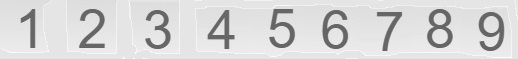
#> input picture pictures/reference.jpg, 518 x 59 px, given in place of reference_smartgames.jpg, which was not available
$ python -i sudoku_detection.py   (imports and definitions only)
#> lines starting #> are read from the running program, lines starting #| are printed output that depends on the picture; after the words box and inside, x2 and y2 are one past the last pixel; in counts of white or black regions, pixels touching at a corner belong together; pictures that were not available may be replaced by others from this repository, and a replacement may not be noted

import argparse
from imutils import contours
import imutils
import cv2
import itertools
import numpy as np
import pyautogui, time

class SudokuDetection:

    def __init__(self):

        #set up reference font for the numbers.
        #For some fonts, it might be necessary to change this reference
        ref = cv2.imread("pictures/reference_smartgames.jpg")
#> ref is the input picture: shape (59, 518, 3); min 89, max 255, mean 215
        ref = cv2.cvtColor(ref, cv2.COLOR_BGR2GRAY)
#> ref: shape (59, 518)
        ref = cv2.threshold(ref, 180, 255, cv2.THRESH_BINARY)[1]
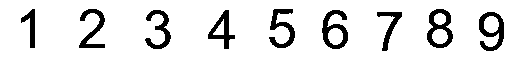
#> ref: shape (59, 518); 88.4% white; 9 black regions, largest, box (x1, y1, x2, y2) and area: (427, 9, 453, 48) 479, (322, 10, 348, 49) 475, (479, 12, 504, 51) 461
        ref = cv2.bitwise_not(ref)
#> ref: shape (59, 518); 11.6% white; 9 white regions

        ref_cnts = cv2.findContours(ref.copy(), cv2.RETR_EXTERNAL, cv2.CHAIN_APPROX_SIMPLE)
#> ref_cnts = 9 contours; largest, box (x1, y1, x2, y2) and area: (427, 9, 453, 48) 734, (322, 10, 348, 49) 610, (479, 12, 504, 51) 598, (208, 10, 235, 49) 420, (269, 9, 295, 48) 344
        ref_cnts = imutils.grab_contours(ref_cnts)
        ref_cnts = contours.sort_contours(ref_cnts, method='left-to-right')[0]

        self.digits = {}
        for i,c in enumerate(ref_cnts):
            x,y,w,h = cv2.boundingRect(c)
            roi = ref[y:y+h, x:x+w]
            roi_resized = cv2.resize(roi,(57,88))
            self.digits[i] = roi_resized
#> this loop made 9 passes
#> (x, y, w) on passes 1 to 9: (21, 9, 14), (79, 9, 26), (145, 10, 26), (208, 10, 27), (269, 9, 26), (322, 10, 26), (377, 12, 25), (427, 9, 26), (479, 12, 25)
#> pass 1, in __init__, `roi_resized = cv2.resize(roi,(57,88))`:
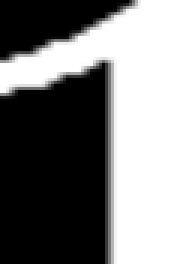
#> roi_resized: shape (88, 57) (shown 3 times larger); min 0, max 255, mean 113
#> pass 2, in __init__, `roi = ref[y:y+h, x:x+w]`:
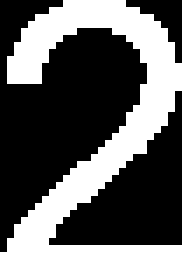
#> roi: shape (39, 26) (shown 7 times larger); 39% white; 1 white region, box (x1, y1, x2, y2) and area: (0, 0, 26, 39) 395
#> pass 2, in __init__, `roi_resized = cv2.resize(roi,(57,88))`:
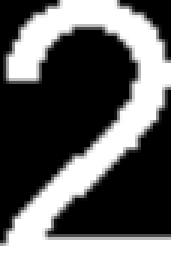
#> roi_resized: shape (88, 57) (shown 3 times larger); min 0, max 255, mean 99.3
#> pass 3, in __init__, `roi = ref[y:y+h, x:x+w]`:
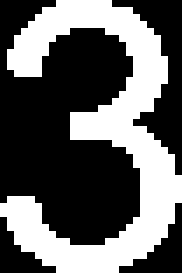
#> roi: shape (39, 26) (shown 7 times larger); 38.6% white; 1 white region, box (x1, y1, x2, y2) and area: (0, 0, 26, 39) 391
#> after the loop:
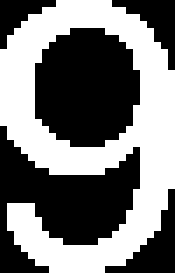
#> roi: shape (39, 25) (shown 7 times larger); 47.3% white; 1 white region, box (x1, y1, x2, y2) and area: (0, 0, 25, 39) 461
#> after the loop, self.digits = 9 items

    def get_puzzle_from_screen(self):

        screen = pyautogui.screenshot()
        screen_array = np.array(screen)
        screen = screen_array[:, :, ::-1].copy()

        # pre-process the image by resizing it, converting it to
        # graycale, blurring it, and computing an edge map
        gray = cv2.cvtColor(screen, cv2.COLOR_BGR2GRAY)
        blurred = cv2.GaussianBlur(gray, (5, 5), 0)
        edged = cv2.Canny(blurred, 50, 200, 255)

        cnts = cv2.findContours(edged.copy(), cv2.RETR_EXTERNAL, cv2.CHAIN_APPROX_SIMPLE)
        cnts = imutils.grab_contours(cnts)
        cnts = sorted(cnts, key=cv2.contourArea, reverse=True)
        displayCnt = None
        x,y,w,h = 0,0,0,0

        # loop over the contours
        for c in cnts:
            # approximate the contour
            peri = cv2.arcLength(c, True)
            approx = cv2.approxPolyDP(c, 0.02 * peri, True)
            x,y,w,h = cv2.boundingRect(c)

            #assume the puzzle is the largest square
            if .9 * w < h < 1.1 * w:
                displayCnt = approx
                break

        pad_h = int(h / 9 / 30)
        pad_w = int(h / 9/ 30)
        puzzle = None
        puzzle = screen[y:y+h-pad_h, x+pad_w:x+w]

        return (self.process_puzzle(puzzle), x,y,w,h)


    def get_puzzle_from_file(self, file):

        image = cv2.imread(file)
        return self.process_puzzle(image)

    def process_puzzle(self, image):

        puzzle = [[0,0,0,0,0,0,0,0,0],
                [0,0,0,0,0,0,0,0,0],
                [0,0,0,0,0,0,0,0,0],
                [0,0,0,0,0,0,0,0,0],
                [0,0,0,0,0,0,0,0,0],
                [0,0,0,0,0,0,0,0,0],
                [0,0,0,0,0,0,0,0,0],
                [0,0,0,0,0,0,0,0,0],
                [0,0,0,0,0,0,0,0,0]]

        height, width = image.shape[:2]
#> height = 59; width = 518
        box_height = int(height / 9.0)
#> box_height = 6
        box_width = int(width / 9.0)
#> box_width = 57
        trim_height = int(box_height / 7)
#> trim_height = 0
        trim_width = int(box_width / 7)
#> trim_width = 8

        for i in range(9):
            for j in range(9):
                box = image[box_width*i+trim_width:box_width*(i+1)-trim_width,box_height*j+\
                    trim_height:box_height*(j+1)-trim_height].copy()
                puzzle[i][j] = self.get_digit(box)
#> after the loop, puzzle = 9 items, first 6: [0, 0, 0, 4, 4, 1, 0, 0, 0], [0, 0, 0, 0, 0, 0, 0, 0, 0], [0, 0, 0, 0, 0, 0, 0, 0, 0], [0, 0, 0, 0, 0, 0, 0, 0, 0], [0, 0, 0, 0, 0, 0, 0, 0, 0], [0, 0, 0, 0, 0, 0, 0, 0, 0]

        return puzzle


    def get_digit(self, image):

#> (the run stopped early here; a loop or call above may not have finished)
